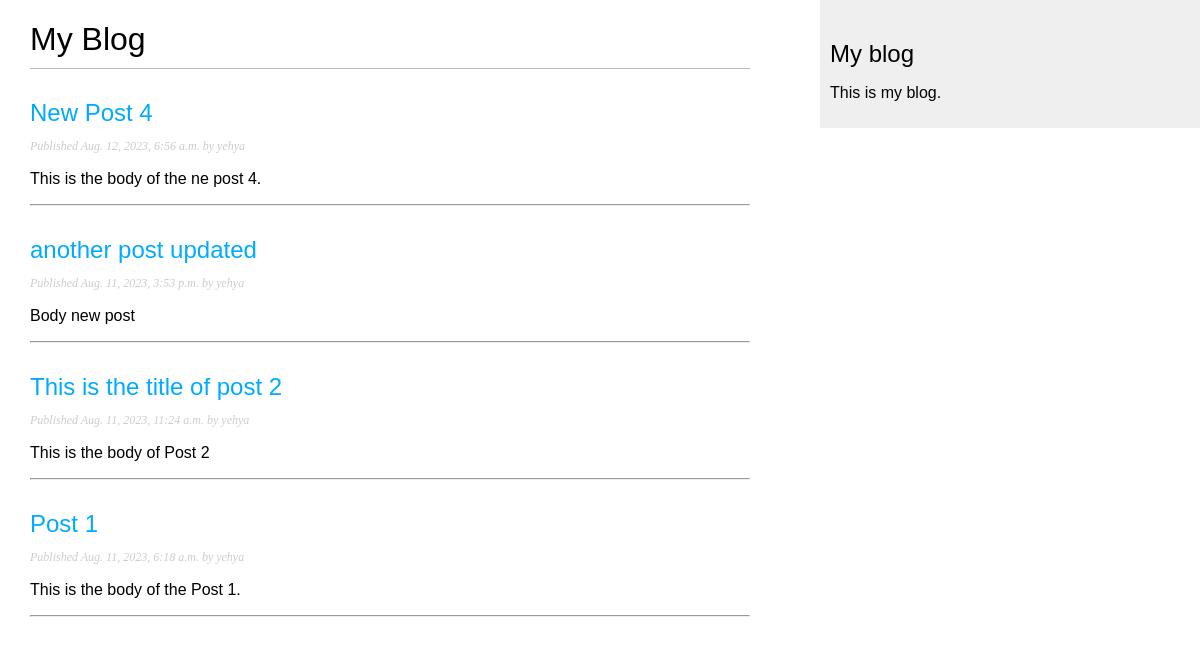
Screenshot of /blog/ with the database file from the repository.
### blog/models.py (models this page shows, shortened)
class Post(models.Model):
    class Status(models.TextChoices):
        DRAFT = 'DF', 'Draft'
        PUBLISHED = 'PB', 'Published'
    title = models.CharField(max_length=250)
    slug = models.SlugField(max_length=250)
    author = models.ForeignKey(User, on_delete=models.CASCADE, related_name='blog_posts')
    body = models.TextField()
    publish = models.DateTimeField(default=timezone.now)
    created = models.DateTimeField(auto_now_add=True)
    updated = models.DateTimeField(auto_now=True)
    status = models.CharField(max_length=2, choices=Status.choices, default=Status.DRAFT)
    class Meta:
        ordering = ['-publish']
        indexes = [
            models.Index(fields=['-publish']),
        ]

### blog/views.py (the view)
# urls.py: path('', views.post_list, name='post_list'),
def post_list(request):
    posts = Post.objects.all()
    return render(request, 'blog/post/list.html', {'posts': posts})

### blog/templates/blog/post/list.html (shortened to what this page needs)
{% extends "blog/base.html" %}
{% block content %}
    <h1>My Blog</h1>
    {% for post in posts %}
        <h2>
        <a href="{% url 'blog:post_detail' post.id %}">
        {{ post.title }}
        </a>
        </h2>
        <p class="date">
        Published {{ post.publish }} by {{ post.author }}
        </p>
        {{ post.body|truncatewords:30|linebreaks }}
        <hr />
    {% endfor %}
{% endblock %}

### blog/templates/blog/base.html (shortened to what this page needs)
{% load static %}
<!DOCTYPE html>
<html>
    <head>
        <link href="{% static "css/blog.css" %}" rel="stylesheet">
    </head>
    <body>
        <div id="content">
            {% block content %}
            {% endblock %}
        </div>
        <div id="sidebar">
            <h2>My blog</h2>
            <p>This is my blog.</p>
        </div>
    </body>
</html>

### blog/static/css/blog.css (style rules this page uses)
body { margin:0; padding:0; font-family:helvetica, sans-serif; }
a { color:#00abff; text-decoration:none; }
h1 { font-weight:normal; border-bottom:1px solid #bbb; padding:0 0 10px 0; }
h2 { font-weight:normal; margin:30px 0 0; }
#content { float:left; width:60%; padding:0 0 0 30px; }
#sidebar { float:right; width:30%; padding:10px; background:#efefef; height:100%; }
p.date { color:#ccc; font-family: georgia, serif; font-size: 12px; font-style: italic; }

### rows the page displays
Post: title "New Post 4", publish "Aug. 12, 2023, 6:56 a.m.", author "yehya", body "This is the body of the ne post 4."
Post: title "another post updated", publish "Aug. 11, 2023, 3:53 p.m.", author "yehya", body "Body new post"
Post: title "This is the title of post 2", publish "Aug. 11, 2023, 11:24 a.m.", author "yehya", body "This is the body of Post 2"
Post: title "Post 1", publish "Aug. 11, 2023, 6:18 a.m.", author "yehya", body "This is the body of the Post 1."
